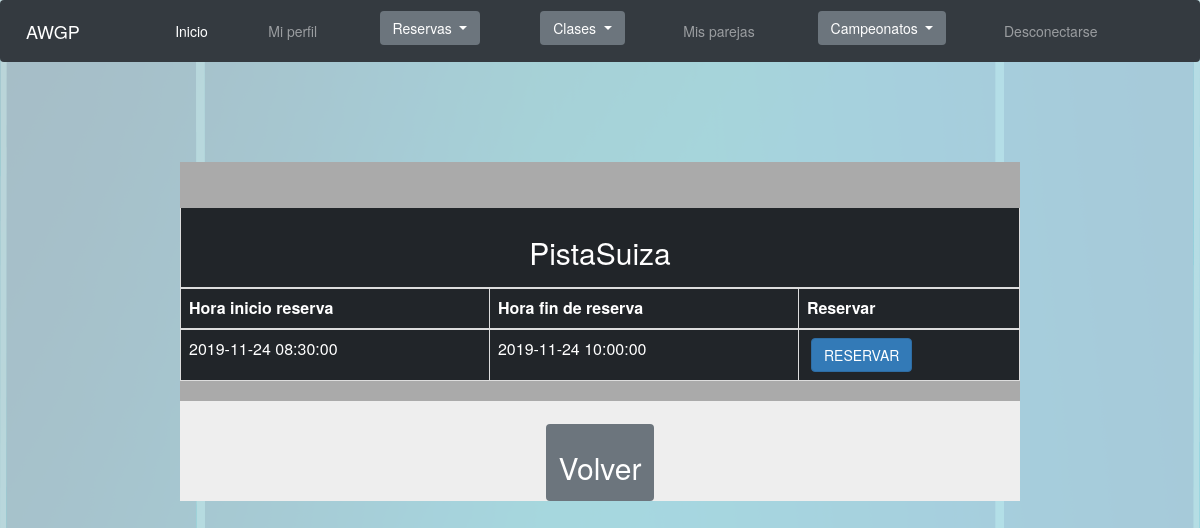
/Controllers/Controller_Reserva.php (signed in), run on the app's committed database.
### tables this page shows
CREATE TABLE IF NOT EXISTS `Pista_tiene_horario` (
  `codigoPistayHorario` INT NOT NULL AUTO_INCREMENT,
  `Horario_Horario` INT NOT NULL,
  `Pista_codigoPista` INT NOT NULL,
  INDEX `fk_Pista_tiene_horario_Horario1_idx` (`Horario_Horario` ASC),
  INDEX `fk_Pista_tiene_horario_Pista1_idx` (`Pista_codigoPista` ASC),
  PRIMARY KEY (`codigoPistayHorario`),
  CONSTRAINT `fk_Pista_tiene_horario_Horario1`
    FOREIGN KEY (`Horario_Horario`)
    REFERENCES `Horario` (`Horario`)
    ON DELETE CASCADE
    ON UPDATE CASCADE,
  CONSTRAINT `fk_Pista_tiene_horario_Pista1`
    FOREIGN KEY (`Pista_codigoPista`)
    REFERENCES `Pista` (`codigoPista`)
    ON DELETE CASCADE
    ON UPDATE CASCADE,
  CONSTRAINT `pistayHorarioUnicos` 
    UNIQUE(`Horario_Horario`, `Pista_codigoPista`));

CREATE TABLE IF NOT EXISTS `Pista` (
  `codigoPista` INT NOT NULL AUTO_INCREMENT,
  `nombre` VARCHAR(45) NULL,
  PRIMARY KEY (`codigoPista`));

CREATE TABLE IF NOT EXISTS `Horario` (
  `Horario` INT NOT NULL AUTO_INCREMENT,
  `HoraInicio` DATETIME NULL,
  `HoraFin` DATETIME NULL,
  PRIMARY KEY (`Horario`));

### Modelos/Pista.php (called while the page is built, shortened)
<?php
class Pista{
	var $mysqli;
	function __construct($codigoPista, $nombre){
		include_once '../Functions/ConectarBD.php';
		$this->mysqli = ConectarBD();
	}
	function SHOWALL_AND_HORARIOS_LIBRES(){
		$sql = ("SELECT pista_tiene_horario.codigoPistayHorario, pista_tiene_horario.Pista_codigoPista, pista.nombre, pista_tiene_horario.Horario_Horario, horario.HoraInicio, horario.HoraFin
						FROM pista_tiene_horario, pista, horario
						WHERE pista_tiene_horario.codigoPistayHorario NOT IN(SELECT reserva.codigoPistayHorario FROM reserva)
							AND pista_tiene_horario.Pista_codigoPista = pista.codigoPista
							AND pista_tiene_horario.Horario_Horario = horario.Horario
							AND DATE(NOW()) + INTERVAL 7 DAY <= horario.HoraInicio
						ORDER BY pista_tiene_horario.Pista_codigoPista;");
		$resultado = $this->mysqli->query($sql);
		if(!$resultado){
			return 'No se ha podido conectar con la BD';
		}else{
			return $resultado;
		}
	}
}
?>

### Functions/ConectarBD.php (called while the page is built, shortened)
<?php
function ConectarBD()
	{
	    $mysqli = new mysqli("localhost", "AWGPusr", "AWGPass", "awgp");
		return $mysqli;
	}
?>

### Views/Reserva/Reserva_RESERVAR.php (the view, shortened to what this page needs)
<?php
class Reserva_RESERVAR{
	var $controlador;
	var $pistasyHorarios;
	var $Volver = "Volver";
	function __construct($pistasyHorarios){
		$this->controlador = 'Controller_Reserva.php';
		$this->camposValue = array(	"codigoPistayHorario" => "Codigo de pista y horario",
								"Pista_codigoPista" => "Codigo de pista",
								"nombre" => "Nombre de la pista",
								"Horario_Horario" => "Codigo del horario",
								"HoraInicio" => "Hora inicio reserva",
								"HoraFin" => "Hora fin de reserva",
								"DNI_Deportista" => "DNI",
								"Reservar" => "Reservar");
		$this->pistasyHorarios = $pistasyHorarios->fetch_all();
		$this->toString();
	}
	function toString(){
		include '../Views/base/header.php';
		echo '<table class="detalle">';
			echo "<tr class='trPar'>";
				echo "<td>";
				$pistaPrev = '';
				$contForms = 0;
					for($i = 0; $i < sizeof($this->pistasyHorarios); $i++){
						if($pistaPrev != $this->pistasyHorarios[$i][2]){
								echo '<table class="table table-bordered table-dark">';
									echo '<thead>';
										echo '<tr>';
											echo '<th class="text-center" colspan="3"><h2>' . $this->pistasyHorarios[$i][2] . '</h2></th>';
										echo '</tr>';
										echo '<tr>';
											echo '<th scope="col">' . $this->camposValue["HoraInicio"] . '</th>';
											echo '<th scope="col">' . $this->camposValue["HoraFin"] . '</th>';
											echo '<th scope="col">' . $this->camposValue["Reservar"] . '</th>';
										echo '</tr>';
									echo '</thead>';
									echo '<tbody>';
										echo '<tr>';
											echo "<form id='formularioOpcion"; echo $contForms++; echo "' method='POST' action='"; echo $this->controlador; echo "'>";
											echo '<td>' . $this->pistasyHorarios[$i][4] . '</td>';
											echo '<td>' . $this->pistasyHorarios[$i][5] . '</td>';
											echo '<td><input type="submit" class="btn btn-primary" value="RESERVAR"/></td>';
										echo '</form>';
										echo '</tr>';
							$pistaPrev = $this->pistasyHorarios[$i][2];
						}
					}
							echo '</tbody>';
						echo '</table>';
				echo "</td>";
			echo "</tr>";
			echo "<tr class='trImpar'>";
				echo "<td class='mensaje'>";
				echo "<a href="; echo $this->controlador; echo '><button class="btn btn-secondary"><h2>' . $this->Volver . '</h2></button></a></td>';
			echo "</tr>";
		echo "</table>";
		include '../Views/base/footer.php';
	}
}
?>

### css/style.css (style rules this page uses)
.btn { margin-left: 2%; margin-right: 2%; }
html { font: Arial; }
body { background-image: url(../img/padel.png); background-size: contain; }
th { text-align: center; }
.mensaje { text-align: center; }
.detalle { margin-left: 15%; margin-top: 5%; width: 70%; height: 13%; }
.trPar { background: #AAAAAA; }
.trImpar { margin: 5px; background: #EEEEEE; }

### data on the page
pista_tiene_horario: Pista_codigoPista.nombre "PistaSuiza", camposValue "Hora inicio reserva", camposValue "Hora fin de reserva", camposValue "Reservar", Horario_Horario.HoraInicio "2019-11-24 08:30:00", Horario_Horario.HoraFin "2019-11-24 10:00:00"

### other printed values
$this->Volver "Volver"
